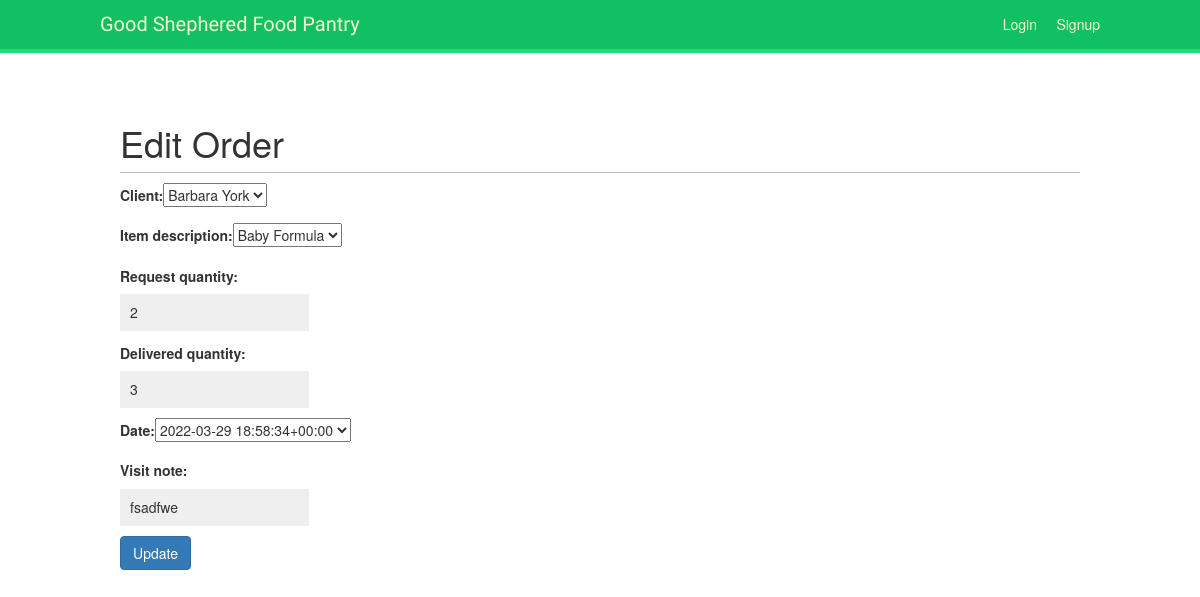
Page /order/3/edit/ on the committed database.
### account/models.py (models this page shows, shortened)
class Order(models.Model):
    client = models.ForeignKey(Client, on_delete=models.CASCADE)
    UPScode = models.ForeignKey(Inventory, on_delete=models.CASCADE, related_name='inventory_UPScode')
    item_description = models.ForeignKey(Inventory, on_delete=models.CASCADE, related_name='inventory_item_description')
    request_quantity = models.IntegerField(blank=False, null=False)
    delivered_quantity = models.IntegerField(blank=False, null=False)
    date = models.ForeignKey(Visit, on_delete=models.CASCADE)
    created_date = models.DateTimeField(default=timezone.now)

class Inventory(models.Model):
    UPScode = models.CharField(max_length=15)
    item_description = models.CharField(max_length=100)
    total_quantity = models.IntegerField(blank=False, null=False)
    created_date = models.DateTimeField(default=timezone.now)
    def __str__(self):
        return self.item_description

class Visit(models.Model):
    visit_note = models.CharField(max_length=2000)
    client = models.ForeignKey(Client, on_delete=models.CASCADE)
    created_date = models.DateTimeField(default=timezone.now)
    def __str__(self):
        return str(self.created_date)

### account/views.py (the view)
# urls.py: path('order/<int:pk>/edit/', views.order_edit, name='order_edit'),
def order_edit(request, pk):
    order = get_object_or_404(Order, pk=pk)
    visit = get_object_or_404(Visit, pk=order.date.pk)
    if request.method == "POST":
        form = OrdereditForms(request.POST, instance=order)
        visitForm = VisitForms(request.POST, instance=visit)
        if form.is_valid():
            order = form.save(commit=False)
            visit = visitForm.save(commit=False)
            order.updated_date = timezone.now()
            order.save()
            visit.save()
            order = Order.objects.filter(created_date__lte=timezone.now())
        return render(request, 'crm/order_list.html', {'order': order})
    else:
        form = OrdereditForms(instance=order)
        visitForm = VisitForms(instance=visit)
    return render(request, 'crm/order_edit.html', {'form': form, 'visitForm':visitForm})

### account/forms.py
class OrdereditForms(forms.ModelForm):
    class Meta:
        model = Order
        fields = ('client','item_description', 'request_quantity', 'delivered_quantity',
                  'date')

class VisitForms(forms.ModelForm):
    class Meta:
        model = Visit
        fields = ('visit_note',)

### account/models.py (called while the page is built)
    def __str__(self):
        return self.first_name + " " + self.last_name

### account/templates/crm/order_edit.html (shortened to what this page needs)
<!DOCTYPE html>
{% extends "base.html" %}
{% block content %}
    <h1>Edit Order</h1>
    <form method="POST" class="order-form">
        {{ form.as_p }}
         {{ visitForm.as_p }}
    <button type="submit" class="btn btn-primary">Update</button>
    </form>
{% endblock %}

### account/static/css/base.css (style rules this page uses)
body { margin:0; padding:0; font-family:helvetica, sans-serif; }
p { line-height: 1.8; }
h1, h2, h3, h4, h5 , h6 { font-family: 'Muli', sans-serif; font-weight:normal; }
h1 { border-bottom:1px solid #bbb; padding:0 0 10px 0; margin:10px 0 20px 0; }
form { overflow:auto; }
form p { width:100%; overflow:auto; }
label { float:left; clear:both; color:#333; margin-bottom:4px; }
input, textarea { clear:both; float:left; margin:0 0 10px; background:#efefef; border:0; padding:6px 10px; font-size:14px; }

### rows in the picture
Order: client "Barbara York", request_quantity "2", delivered_quantity "3", date "2022-03-29 18:58:34+00:00"
Inventory: item_description "Baby Formula"
Visit: visit_note "fsadfwe"
